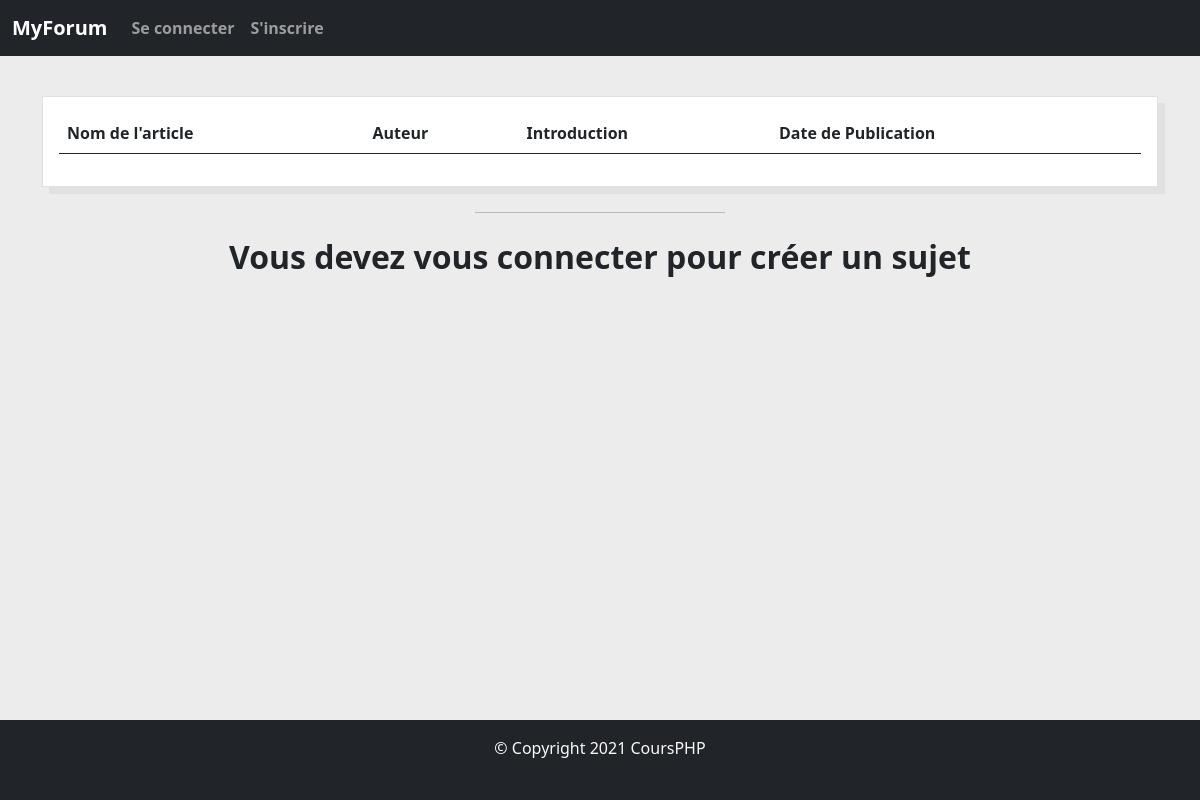
The app's page /?page=category&id=18, older data.
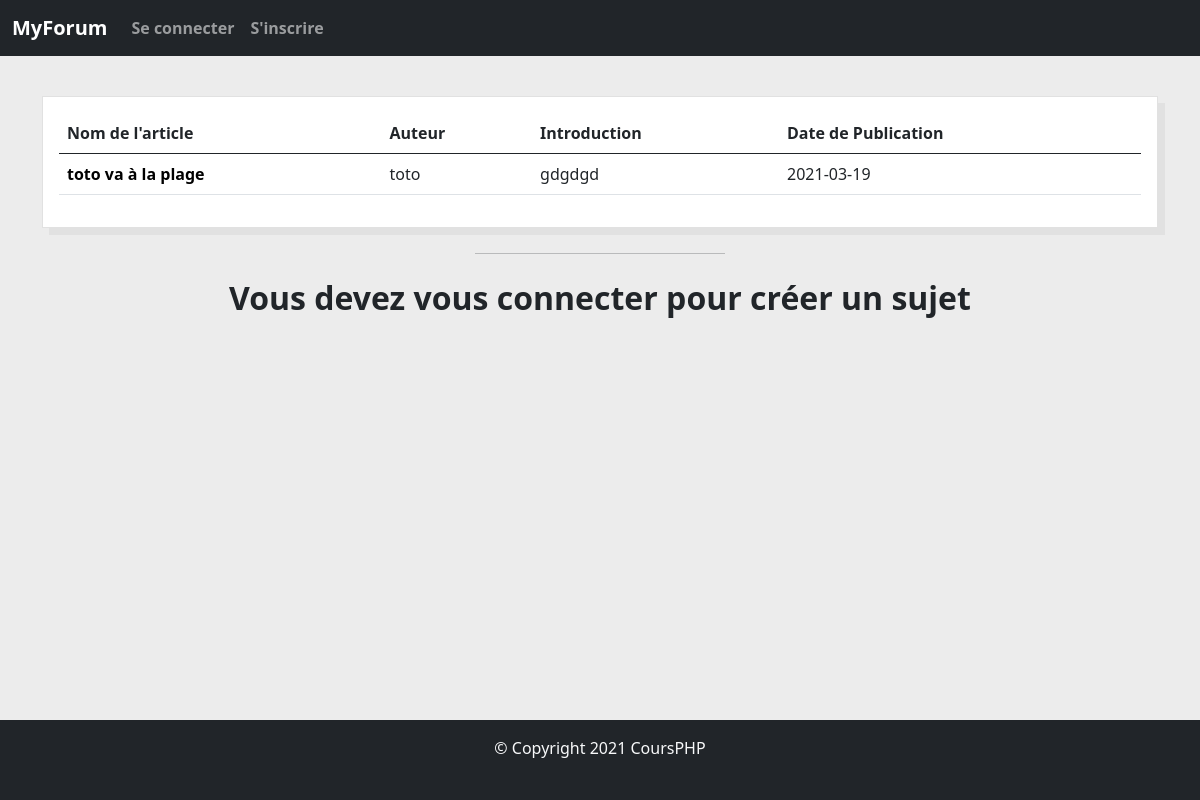
The same page, newer data.
### tables this page shows
CREATE TABLE IF NOT EXISTS `articles` (
  `id` int NOT NULL AUTO_INCREMENT,
  `articleName` varchar(60) NOT NULL,
  `content` text NOT NULL,
  `publiched_date` date NOT NULL,
  `author` varchar(50) NOT NULL,
  `chapeau` text NOT NULL,
  `category_id` int NOT NULL,
  `user_id` int NOT NULL,
  PRIMARY KEY (`id`),
  KEY `category_id` (`category_id`),
  KEY `user_id` (`user_id`)
);

### pages/category.content.php (the view, shortened to what this page needs)
<?php
$query = $database->prepare('SELECT `id` FROM `categorys` WHERE `id` = :id');
$query->execute([
     "id" => $_GET['id'],
     ]);
$dataID = $query->fetch();
?>
<div class="home">
    <div class="container">
        <div class="articleBlock p-3">
            <table class="col-12 table">
                <thead class="thead-dark">
                    <tr>
                    <th scope="col">Nom de l'article</th>
                    <th scope="col">Auteur</th>
                    <th scope="col">Introduction</th>
                    <th scope="col">Date de Publication</th>
                    </tr>
                </thead>
                <tbody>
                    <?php $query = $database->query('SELECT `id`, `articleName`, `author`, `chapeau`, `publiched_date` FROM `articles` WHERE `category_id` =' . $dataID['id']);
                    while (($dataArticle = $query->fetch())) { ?>
                    <tr>
                        <th scope="row"><a href="?page=article&id=<?= $dataArticle['id']; ?>"> <?= $dataArticle['articleName']; ?></a></th>
                        <td><?= $dataArticle['author']; ?></td>
                        <td><?= substr($dataArticle['chapeau'], 0, 50); ?></td>
                        <td><?= $dataArticle['publiched_date']; ?></td>
                    </tr>
                    <?php } ?>
                </tbody>
            </table>
        </div>
        <hr>
        <?php if(isset($_SESSION['pseudo'])) { ?>
                    <div class="articleBlock p-5 col-md-6">
                    <h2>Ajouter un article</h2>
                    <hr>
                    <form action="?page=category&id=<?=$dataID['id']; ?>" method="POST">
                        <div class="form-group mb-3">
                            <label for="articleName" class="form-label">Nom de l'article :</label>
                            <input type="text" class="form-control" name="articleName" id="articleName" placeholder="Toto va à la plage">
                        </div>
                        <div class="form-group">
                            <label for="chapeau" class="form-label">Introduction de l'article :</label>
                            <textarea class="form-control" id="chapeau" name="chapeau" rows="3"></textarea>
                        </div>
                        <div class="form-group">
                            <label for="contentArticle" class="form-label">Contenu de l'article :</label>
                            <textarea class="form-control" id="contentArticle" name="contentArticle" rows="3"></textarea>
                        </div>
                        <input type="submit" class="btn btn-primary my-3" name="articleSubmit">
                    </form>
                </div>
        <?php } else { ?>
            <h2>Vous devez vous connecter pour créer un sujet</h2>
        <?php } ?>
    </div>
</div>

### includes/top.inc.php (shortened to what this page needs)
<!DOCTYPE html>
<html lang="en">
<head>
    <link rel="stylesheet" href="https://pro.fontawesome.com/releases/v5.10.0/css/all.css"/>
    <link href="https://cdn.jsdelivr.net/npm/bootstrap@5.0.0-beta2/dist/css/bootstrap.min.css" rel="stylesheet">
    <link rel="stylesheet" href="../assets/css/styles.css"></head>
<body>
<?php require dirname(__FILE__) . '/header.inc.php'; ?>

### includes/header.inc.php (shortened to what this page needs)
<header>
    <nav class="navbar navbar-expand-lg navbar-dark bg-dark">
        <div class="container-fluid">
            <a class="navbar-brand" href="/?page=home">MyForum</a>
            <div class="collapse navbar-collapse" id="navbarSupportedContent">
                <ul class="navbar-nav me-auto mb-2 mb-lg-0">
                    <?php if (isset($_SESSION['pseudo'])) { ?>
                        <li class="nav-item">
                            <a class="nav-link" href="/?page=member">Membres</a>
                        </li>
                        <li class="nav-item">
                            <a class="nav-link" href="/?page=profile&id=<?= $_SESSION['id']; ?>">Profil</a>
                        </li>
                        <li class="nav-item">
                            <a class="nav-link" href="/?page=admin">Admin</a>
                        </li>
                        <li class="nav-item">
                            <a class="nav-link" href="/?page=logout">Se deconnecter</a>
                        </li>
                    <?php } else { ?>
                    <li class="nav-item">
                        <a class="nav-link" href="/?page=login">Se connecter</a>
                    </li>
                    <li class="nav-item">
                        <a class="nav-link" href="/?page=register">S'inscrire</a>
                    </li>
                    <?php } ?>
                </ul>
            </div>
        </div>
    </nav>
</header>

### index.php (shortened to what this page needs)
<?php
require_once dirname(__FILE__) . '/includes/top.inc.php';
if (isset($_GET['page'])) {
    $pageFilename = dirname(__FILE__) . '/pages/' . $_GET['page'] . '.content.php';
    if (file_exists($pageFilename)) {
        require_once $pageFilename;
    } else {
        require_once dirname(__FILE__) . '/pages/404.content.php';
    }
} else {
    require_once dirname(__FILE__) . '/pages/home.content.php';
}
require_once dirname(__FILE__) . '/includes/bottom.inc.php';

### includes/footer.inc.php
<footer class="text-center bg-dark text-light p-3">
    &copy; Copyright <?php echo date('Y'); ?> CoursPHP
</footer>

### includes/bottom.inc.php (shortened to what this page needs)
<?php require dirname(__FILE__) . '/footer.inc.php'; ?>
</body>
</html>

### assets/css/styles.css (style rules this page uses)
.categoryBlock, .articleBlock, .commentBlock, .loginBlock, .registerBlock, .profileBlock { background: white; border: 1px solid #e1e1e1; margin: 15px auto; box-shadow: 7px 7px 0 0 #e1e1e1; height: auto; }
body { min-height: 100vh; display: flex; flex-direction: column; }
.home { flex-grow: 1; padding: 25px; background: #ececec; }
h1, h2 { font-weight: 700; text-align: center; }
hr { margin: 25px auto; width: 250px; }
a { color: black; font-weight: 700; text-decoration: none; }
footer { height: 10vh; }

Row changes from the older to the newer data that the page shows:
added articles: articleName "toto va à la plage", author "toto", chapeau "gdgdgd", publiched_date "2021-03-19"
